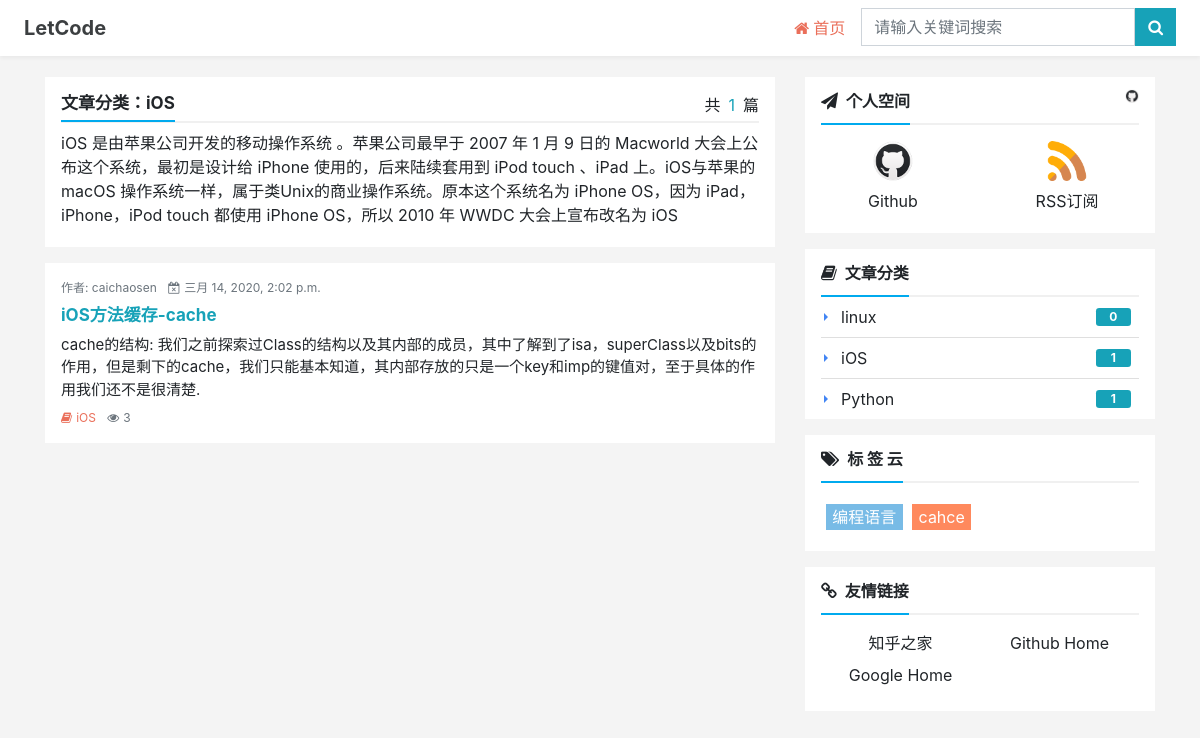
/ncategory/2, run on the app's committed database.
### blog/models.py (models this page shows, shortened)
class Category(models.Model):
    STATUS_NORMAL = 1
    STATUS_DELETE = 0
    STATUS_ITEMS = [
        (STATUS_NORMAL,'正常'),
        (STATUS_DELETE, '删除')
    ]
    name = models.CharField(max_length=50, verbose_name='名称')
    status = models.PositiveIntegerField(default=STATUS_NORMAL,choices=STATUS_ITEMS,verbose_name='状态')
    is_nav = models.BooleanField(default=False,verbose_name='是否为导航')
    owner = models.ForeignKey(User,on_delete=models.CASCADE,verbose_name='作者')
    create_time = models.DateTimeField(auto_now_add=True,verbose_name='创建时间')
    desc = models.CharField(max_length=2020,verbose_name='分类描述',default='')
    def link_post_count(self):
        return Post.objects.filter(category_id=self.id).count()
    @staticmethod
    def get_navs():
        categories = Category.objects.filter(status=Category.STATUS_NORMAL)
        nav_categories = []
        normal_categories = []
        for cate in categories:
            if cate.is_nav:
                nav_categories.append(cate)
            else:
                normal_categories.append(cate)
        return {
            'navs': nav_categories,
            'categories': normal_categories,
        }
    class Meta:
        verbose_name = verbose_name_plural = '分类'
        ordering = ['-id']

class Post(models.Model):
    STATUS_NORMAL = 1
    STATUS_DELETE = 0
    STATUS_DRAFT = 2
    STATUS_ITEMS = [
        (STATUS_NORMAL,'正常'),
        (STATUS_DRAFT, '草稿'),
        (STATUS_DELETE, '删除')
    ]
    title = models.CharField(max_length=255, verbose_name='标题')
    desc = models.CharField(max_length=1024,blank=True, verbose_name='摘要')
    content = models.TextField(verbose_name='正文',help_text='正文必须为Markdown格式')
    status = models.PositiveIntegerField(default=STATUS_NORMAL, choices=STATUS_ITEMS, verbose_name='状态')
    create_time = models.DateTimeField(auto_now_add=True, verbose_name='创建时间')
    category = models.ForeignKey(Category,on_delete=models.CASCADE,verbose_name='分类')
    tag = models.ManyToManyField(Tag,verbose_name='标签')
    owner = models.ForeignKey(User,on_delete=models.CASCADE, verbose_name='作者')
    is_md = models.BooleanField(default=False,verbose_name='使用markdown语法')
    content_html = models.TextField(verbose_name='正文html格式', blank=True, editable=False)
    pv = models.PositiveIntegerField(default=1)
    uv = models.PositiveIntegerField(default=1)
    @staticmethod
    def get_by_category(category_id):
        try:
            category = Category.objects.get(id=category_id)
        except Category.DoesNotExist:
            category = None
            post_list = []
        else:
            post_list = Post.objects.filter(category_id=category_id)
        return post_list, category
    class Meta:
        verbose_name = verbose_name_plural = '文章'
        ordering = ['-id']

class Tag(models.Model):
    STATUS_NORMAL = 1
    STATUS_DELETE = 0
    STATUS_ITEMS = [
        (STATUS_NORMAL,'正常'),
        (STATUS_DELETE, '删除')
    ]
    name = models.CharField(max_length=10, verbose_name='名称')
    status = models.PositiveIntegerField(default=STATUS_NORMAL,choices=STATUS_ITEMS,verbose_name='状态')
    owner = models.ForeignKey(User,on_delete=models.CASCADE,verbose_name='作者')
    create_time = models.DateTimeField(auto_now_add=True,verbose_name='创建时间')
    desc = models.CharField(max_length=2020, verbose_name='标签描述', default='')
    class Meta:
        verbose_name = verbose_name_plural = '标签'

### config/models.py (models this page shows)
class Link(models.Model):
    STATUS_NORMAL = 1
    STATUS_DELETE = 0
    STATUS_ITEMS = [
        (STATUS_NORMAL,'正常'),
        (STATUS_DELETE, '删除')
    ]
    title = models.CharField(max_length=50, verbose_name='标题')
    status = models.PositiveIntegerField(default=STATUS_NORMAL, choices=STATUS_ITEMS, verbose_name='状态')
    href = models.URLField(verbose_name='链接')
    weight = models.PositiveIntegerField(default=1,
                                         choices=zip(range(1,6),range(1,6)),
                                         verbose_name='权重',
                                         help_text='权重高展示顺序靠前')
    owner = models.ForeignKey(User,on_delete=models.CASCADE, verbose_name='作者')
    create_time = models.DateTimeField(auto_now_add=True, verbose_name='创建时间')
    class Meta:
        verbose_name = verbose_name_plural = '友链'

### blog/views.py (the view)
# urls.py: path('ncategory/<int:category_id>',CategoryIndexView.as_view(),name='ncategory-detail'),
class CategoryIndexView(ListView):
    queryset = Post.lastes_posts()
    paginate_by = 8
    template_name = 'blog/_category.html'
    context_object_name = 'post_list'
    def get_context_data(self, *args, **kwargs):
        context = super(CategoryIndexView, self).get_context_data(**kwargs)
        tags = Tag.objects.filter(status=Tag.STATUS_NORMAL)
        categorys = Category.objects.filter(status=Category.STATUS_NORMAL)
        category_id = self.kwargs.get('category_id')
        category = get_object_or_404(Category, pk=category_id)
        post_list = Post.get_by_category(category_id)[0]
        links = Link.objects.filter(status=Link.STATUS_NORMAL)
        context.update({
            'keyword': '',
            'tags': tags,
            'categorys': categorys,
            'links': links,
            'post_list': post_list,
            'category': category,
        })
        context.update(Category.get_navs())
        return context

### typeidea/templates/blog/_category.html (shortened to what this page needs)
{% load static %}
<!doctype html>
<html lang="en">
<head>
    <link href="https://cdn.bootcss.com/twitter-bootstrap/4.3.1/css/bootstrap.min.css" rel="stylesheet">
    <link href="https://cdn.bootcss.com/font-awesome/4.7.0/css/font-awesome.min.css" rel="stylesheet">
    <link href="{% static 'css/blog/base.css' %}" rel="stylesheet"/>
</head>
<body>
<nav class="navbar navbar-expand-md bg-white fixed-top blog-navbar py-md-0">
    <a class="navbar-brand d-md-none d-lg-block" id="site-logo-name" href="/index/">
        <strong class="px-2">LetCode</strong>
    </a>
    <div class="collapse navbar-collapse" id="navbarSupportedContent">
        <ul class="navbar-nav ml-auto">
            <li class="nav-item mr-2">
                <a class="nav-link py-md-3 active" href="{% url 'nIndex'%}"><i class="fa fa-home mr-1"></i>首页<span class="sr-only">(current)</span></a>
            </li>
            <form class="nav-item navbar-form mr-2 py-md-2" role="search" method="get" id="searchform" action="/nsearch/">
                 <div class="input-group">
                    <input type="search" name="keyword" class="form-control rounded-0" placeholder="请输入关键词搜索"
                           autocomplete="off" required=True value="{{ keyword }}">
                    <div class="input-group-btn">
                        <button class="btn btn-info rounded-0" type="submit"><i class="fa fa-search"></i></button>
                    </div>
                </div>
            </form>
        </ul>
    </div>
</nav>
<main>
<div class="container">
    <div class="row">
        <div class="col-lg-8">
            <div class="description bg-white px-3 pt-3 pb-1">
                <p class="float-right mb-0">共<span class="mx-2 text-info">{{ post_list.count }}</span>篇</p>
                <h1 class="f-17"><strong>文章分类：{{ category.name }}</strong></h1>
                <p class="f-16">{{ category.desc }}</p>
            </div>
            <div class="text-secondary font-weight-bold py-2 f-15 choice">
            </div>
<div class="summary-list">
    {% for post in post_list %}
    <div class="media mb-1 mb-sm-2 p-2 p-lg-3">
        <div class="media-body">
            <div class="text-muted mb-2 f-12">
                <span>作者: {{ post.owner.username }}</span>
                <span><i class="fa fa-calendar-times-o ml-2 mr-1"></i>{{ post.create_time }}</span>
            </div>
            <h2 class="mt-0 font-weight-bold text-info f-17">
                <a href="{% url 'npost-detail' post.id %}" target="_blank">{{ post.title }}</a>
            </h2>
            <p class="d-none d-sm-block mb-2 f-15">{{ post.desc }}</p>
            <div class="text-muted mb-0 f-12">
                <a class="cate" href="{% url 'ncategory-detail' post.category.id %}" title="查看当前分类下更多文章">
                    <i class="fa fa-book mr-1"></i>{{ post.category.name }}</a>
                <span><i class="fa fa-eye ml-2 mr-1"></i>{{ post.pv }}</span>
            </div>
        </div>
    </div>
    {% endfor%}
</div>
        </div>
        <div class="col-lg-4">
            <div class="card border-0 rounded-0 px-3 mb-2 mb-md-3 d-none d-lg-block" id="home-card">
    <div class="card-header bg-white px-0">
        <strong><i class="fa fa-paper-plane mr-2 f-17"></i>个人空间</strong>
        <img class="float-right" id="theme-img"
             src="{% static 'images/github.png' %}"
             alt="theme-toggle" title="切换主题">
    </div>
    <div class="card-body px-0 pt-3 pb-1">
        <div class="row text-center">
            <div class="col">
                <a href="https://github.com/TisonCai" target="_blank" title="进入博主的Github查看博客源码">
                    <img style="max-width:40px" alt="博主的github" src="{% static 'images/github.png' %}">
                    <p class="mt-2">Github</p>
                </a>
            </div>
            <div class="col">
                <a href="{% url 'django.blog.sitemap' %}" target="_blank" title="订阅博客">
                    <img style="max-width:40px" alt="订阅博客RSS" src="{% static 'images/rss.png' %}">
                    <p class="mt-2">RSS订阅</p>
                </a>
            </div>
        </div>
    </div>
</div>
            <div class="card border-0 rounded-0 px-3 mb-2 mb-md-3" id="category-card">
    <div class="card-header bg-white px-0">
        <strong><i class="fa fa-book mr-2 f-17"></i>文章分类</strong>
    </div>
    <ul class="list-group list-group-flush f-16">
        {% for cate in categorys %}
        <li class="list-group-item d-flex justify-content-between align-items-center pr-2 py-2">
            <a class="category-item" href="{% url 'ncategory-detail' cate.id %}"
               title="查看{{ cate.name }}分类下所有文章">{{ cate.name }}</a>
            <span class="badge text-center" title="当前分类下有{{ cate.link_post_count }}篇文章">{{ cate.link_post_count }}</span>
        </li>
        {% endfor %}
    </ul>
</div>
            <div class="card border-0 rounded-0 px-3 mb-2 mb-md-3" id="tag-card">
    <div class="card-header bg-white px-0">
        <strong><i class="fa fa-tags mr-2 f-17"></i>标&nbsp;签&nbsp;云</strong>
    </div>
    <div class="card-body px-0 py-3">
        <div class="tag-cloud">
            {% for tag in tags %}
                <a href="{% url 'ntag-detail' tag.id %}" class="tags f-16" id="tag-1"
               title="{{ tag.name }}标签下有3篇文章">{{ tag.name }}</a>
            {% endfor %}
        </div>
    </div>
</div>
            <div class="d-none d-lg-block">
    <div class="card border-0 rounded-0 px-3 mb-2 mb-md-3" id="friends-card">
        <div class="card-header bg-white px-0">
            <strong><i class="fa fa-link mr-2 f-17"></i>友情链接</strong>
        </div>
        <div class="card-body px-0 py-3">
            <div class="tool-list">
                {% for link in links %}
                <div class="w-50 float-left text-center mb-2">
                    <div class="mx-2">
                        <a href="{{ link.href }}" title="{{ link.title }}" target="_blank">
                            {{ link.title }}</a>
                    </div>
                </div>
                {% endfor %}
            </div>
        </div>
    </div>
</div>
        </div>
    </div>
</div>
</main>
</body>
</html>

### typeidea/static/css/blog/base.css (style rules this page uses)
.headroom { transition: transform 300ms linear; }
body { background: #f4f4f4; padding-top:4.8rem; display: -webkit-flex; display: flex; min-height: 100vh; flex-direction: column; }
main { flex: 1 0 auto; }
.container { padding-right: 5px; padding-left: 5px; }
a { color: inherit; }
.h1, h1 { font-size: 1.4em; }
.h2, h2 { font-size: 1.3em; }
.f-17 { font-size:13px; }
.f-16 { font-size:12px; }
.f-15 { font-size:11px; }
.f-12 { font-size:8px; }
#site-logo-name, #site-logo-name:hover, #site-logo-name:active { color: #3c3f41; }
.blog-navbar { box-shadow: 0 2px 4px 0 rgba(0,0,0,0.05); }
.nav-item a.active { color: #ea6f5a; }
.description h1 { padding-bottom: 8px; border-bottom: 2px solid #f0f0f0; }
.description strong { padding-bottom: 7px; border-bottom: 2px solid #00AAEE; }
.summary-list .media { background-color: #fff; }
.summary-list .cate { color: #ea6f5a; }
#theme-img { width: auto; max-height: 14px; cursor: pointer; }
#home-card .card-header, #tag-card .card-header, #category-card .card-header, #friends-card .card-header { border-bottom: 2px solid #f0f0f0; padding-bottom:10px; }
#home-card .card-header strong, #tag-card .card-header strong, #category-card .card-header strong, #friends-card .card-header strong { padding-bottom:12px; border-bottom: 2px solid #00AAEE; }
#category-card .badge { width: 2.2rem; background-color: #17a2b8; color: #fff; font-weight: 700; border-radius: .2rem; }
.category-item:before { position: absolute; top: 1em; left: .2rem; width: 0; height: 0; border-style: solid; border-color: #fff #fff #fff #4285f4; -webkit-transform-origin: 25% center; transform-origin: 25% center; border-width: 4px; content: ""; }
.tag-cloud { width: 100%; margin: auto; overflow: hidden; text-align: left; }
.tags { color:#fff; padding: .08rem .4rem; float: left; text-align: center; margin: .3rem; transition: all .5s; }
.tags:nth-child(9n+1) { background:#78BBE6; }
.tags:nth-child(9n+2) { background:#FF895D; }
@media (min-width: 576px) { .container { max-width: none; padding-right: 10px; padding-left: 10px; } }
@media (min-width: 576px) { .f-17 { font-size:14px; } }
@media (min-width: 576px) { .f-16 { font-size:13px; } }
@media (min-width: 576px) { .f-15 { font-size:12px; } }
@media (min-width: 576px) { .f-12 { font-size:9px; } }
@media (min-width: 768px) { .container { max-width: 750px; padding-right: 12px; padding-left: 12px; } }
@media (min-width: 768px) { .f-17 { font-size:16px; } }
@media (min-width: 768px) { .f-16 { font-size:15px; } }
@media (min-width: 768px) { .f-15 { font-size:14px; } }
@media (min-width: 768px) { .f-12 { font-size:11px; } }
@media (min-width: 992px) { .container { max-width: 970px; padding-right: 15px; padding-left: 15px; } }
@media (min-width: 1200px) { .container { max-width: 1140px; } }
@media (min-width: 1200px) { .f-17 { font-size:17px; } }
@media (min-width: 1200px) { .f-16 { font-size:16px; } }
@media (min-width: 1200px) { .f-15 { font-size:15px; } }
@media (min-width: 1200px) { .f-12 { font-size:12px; } }

### data on the page
Category: name "iOS", desc "iOS 是由苹果公司开发的移动操作系统 。苹果公司最早于 2007 年 1 月 9 日的 Macworld 大会上公布这个系统，最初是设计给 iPhone 使用的，后来陆续套用到 iPod touch 、iPad 上。iOS与苹果的 macOS 操作系统一样，属于类Unix的商业操作系统。原本这个系统名为 iPhone OS，因为 iPad，iPhone，iPod touch 都使用 iPhone OS，所以 2010 年 WWDC 大会上宣布改名为 iOS", link_post_count "1"
Post: owner.username "caichaosen", create_time "三月 14, 2020, 2:02 p.m.", title "iOS方法缓存-cache", desc "cache的结构: 我们之前探索过Class的结构以及其内部的成员，其中了解到了isa，superClass以及bits的作用，但是剩下的cache，我们只能基本知道，其内部存放的只是一个key和imp的键值对，至于具体的作用我们还不是很清楚.", category.name "iOS", pv "3"
Category: name "linux", link_post_count "0"
Category: name "Python", link_post_count "1"
Tag: name "编程语言"
Tag: name "cahce"
Link: title "知乎之家"
Link: title "Github Home"
Link: title "Google Home"

### other printed values
{{ post_list.count }} "1"
